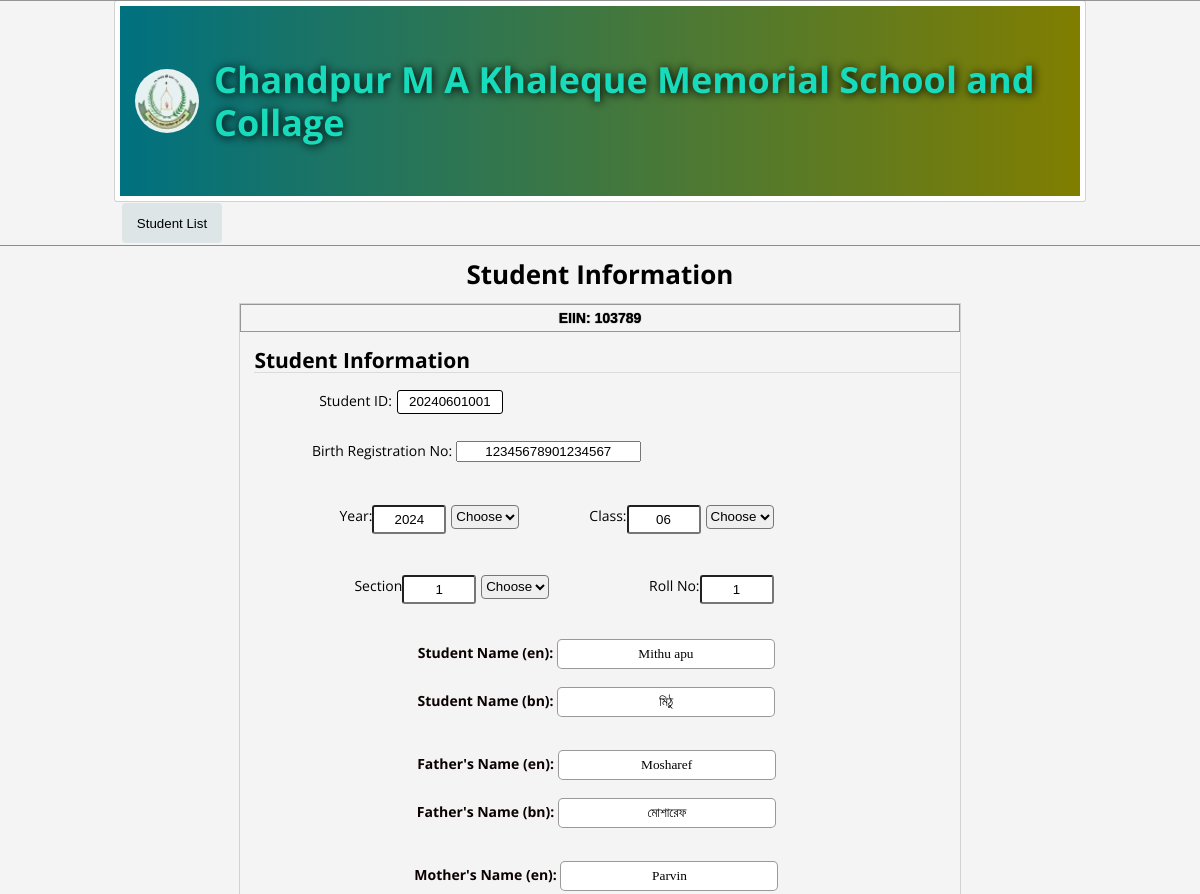
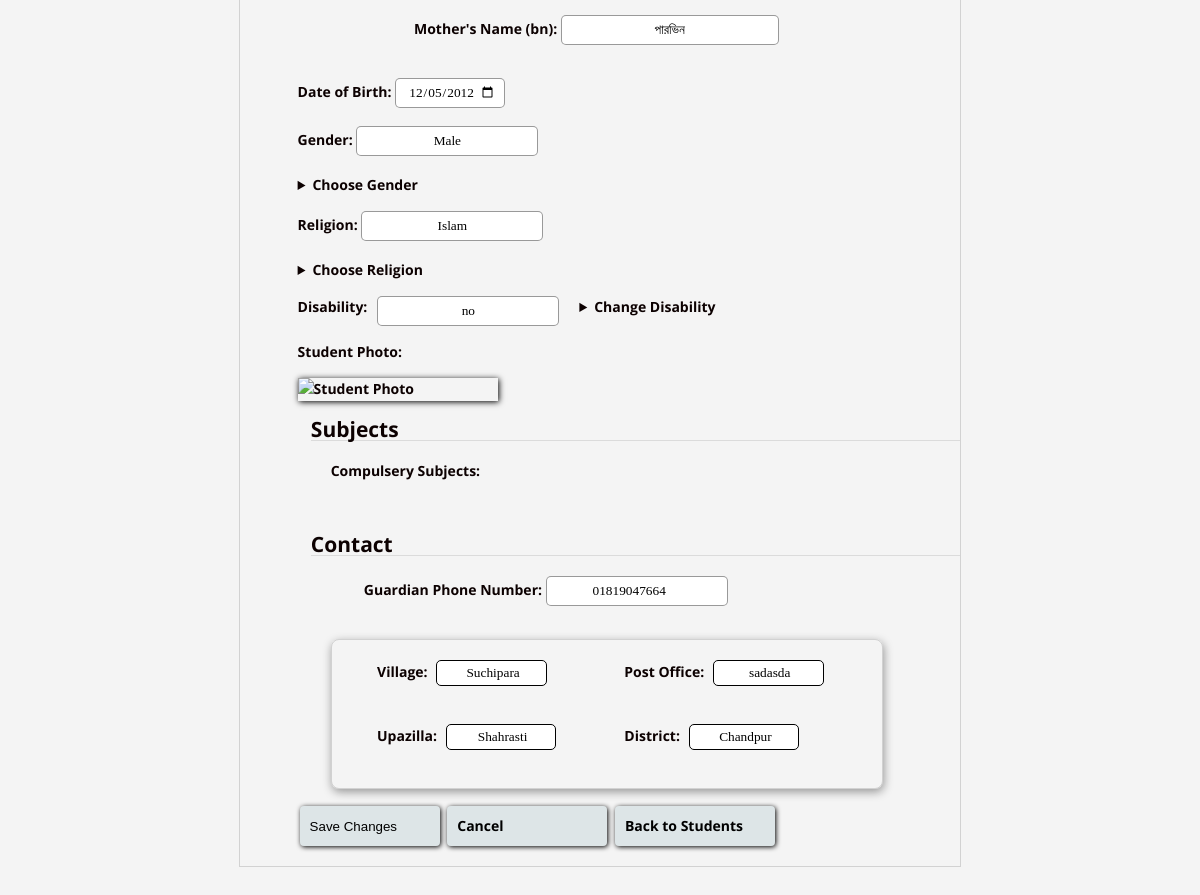
The app's page /edit_student/1 (signed in) with its own data (2 pictures, top to bottom).
### tables this page shows
CREATE TABLE students (
                id INTEGER PRIMARY KEY AUTOINCREMENT,
                reg TEXT,
                year TEXT,
                calss TEXT,
                section INTEGER,
                roll INTEGER,
                s_name_en TEXT,
                s_name_bn TEXT,
                f_name_en TEXT,
                f_name_bn TEXT,
                m_name_en TEXT,
                m_name_bn TEXT,
                dob TEXT,
                gender TEXT,
                Religion TEXT,
                disability TEXT,
                photo BLOB,  -- Updated data type for photo storage
                number TEXT,
                vi TEXT,
                post TEXT,
                upazilla TEXT,
                district TEXT,
                students_id TEXT
            );

### website/app.py (the view)
@app.route('/edit_student/<int:student_id>', methods=['GET', 'POST'])
@login_required
def edit_student(student_id):
    with sqlite3.connect('students.db') as conn:
        cursor = conn.cursor()
        if request.method == 'POST':
            if 'photo' in request.files:
                photo_file = request.files['photo']
                if photo_file.filename != '':
                    photo_data = photo_file.read()
                else:
                    photo_data = cursor.execute('SELECT photo FROM students WHERE id = ?', (student_id,)).fetchone()[0]
            else:
                photo_data = cursor.execute('SELECT photo FROM students WHERE id = ?', (student_id,)).fetchone()[0]
            cursor.execute('''
                UPDATE students
                SET reg=?, year=?, calss=?, section=?, roll=?, s_name_en=?, s_name_bn=?, f_name_en=?, f_name_bn=?, m_name_en=?, m_name_bn=?, dob=?, gender=?, Religion=?, disability=?, photo=?, number=?, vi=?, post=?, upazilla=?, district=?, students_id=?
                WHERE id=?
            ''', (
                request.form['reg'],
                request.form['year'],
                request.form['calss'],
                request.form['section'],
                request.form['roll'],
                request.form['s_name_en'],
                request.form['s_name_bn'],
                request.form['f_name_en'],
                request.form['f_name_bn'],
                request.form['m_name_en'],
                request.form['m_name_bn'],
                request.form['dob'],
                request.form['gender'],
                request.form['Religion'],
                request.form.get('disability', ''),  # Use get() to handle cases where 'disability' is not present in the form
                photo_data,
                request.form['number'],
                request.form['vi'],
                request.form['post'],
                request.form['upazilla'],
                request.form['district'],
                request.form['students_id'],
                student_id
            ))
            conn.commit()
            return redirect(url_for('display_students'))
        else:
            cursor.execute('SELECT * FROM students WHERE id = ?', (student_id,))
            student = cursor.fetchone()
    return render_template('edit_student.html', student=student)

### website/app.py (called while the page is built)
def login_required(f):
    @wraps(f)
    def decorated_function(*args, **kwargs):
        if 'user_id' not in session:
            print("User not logged in. Redirecting to login page.")
            print("Next URL:", request.url)
            return redirect(url_for('login', next=request.url))
        return f(*args, **kwargs)
    return decorated_function

### website/templates/edit_student.html (shortened to what this page needs)
<!DOCTYPE html>
<html lang="en">
<head>
</head>
<body onscroll="scrolled()">
    <header>
        <div class="header">
            <img type="" src="{{ url_for('static', filename='Name___Logo-removebg-preview.png') }}"  alt="" class="imagess">
            <h1>Chandpur M A Khaleque Memorial School and Collage</h1>
        </div>
        <nav>
            <a href="{{ url_for('display_students') }}"><button id="addStudent" class="button">Student List</button></a>
        </nav>
    </header>
    <h1>Student Information</h1>
    <section class="everything">
        <form class="inputs" action="{{ url_for('edit_student', student_id=student[0]) }}" method="post" enctype="multipart/form-data">
            <div class="EIIN">
                <b><p>EIIN: 103789</p></b>
            </div>
            <div class="id">
                <h2 class="si">Student Information</h2>
                <div class="iodhas">
                    <label for="ID" class="s-id">Student ID:</label>
                    <input name="students_id" id="student_id" type="text" value="{{ student[22] }}" readonly>
                </div>
            </div>
            <div class="sb">
                <label for="reg">Birth Registration No:</label>
                <input type="text" name="reg" id="birth-reg"  value="{{ student[1] }}" readonly>
            </div>
            <div class="ycsr">
                <div>
                    <label for="year">Year: </label>
                    <input type="text" name="year" id="year" value="{{ student[2] }}"  readonly>
                    <select id="yearV">
                        <option value="">Choose</option>
                    </select>
                </div>
                <div>
                    <label for="calss">Class:</label>
                    <input type="text" name="calss" id="class"  value="{{ student[3] }}"  readonly>
                    <select id="classV">
                        <option value="">Choose</option>
                    </select>
                </div>
                <div>
                    <label for="section">Section</label>
                    <input type="text" name="section" id="section" value="{{ student[4] }}"  readonly>
                    <select id="sectionV">
                        <option value="">Choose</option>
                    </select>
                </div>
                <div>
                    <label for="roll">Roll No:</label>
                    <input name="roll" type="text" id="roll" value="{{ student[5] }}"  >
                </div>
            </div>
            <div class="ndgrp">
                <div class="nameofstudent">
                    <div>
                        <label for="s_name_en" class="s_name_en">Student Name (en):</label>
                        <input type="text" name="s_name_en" id="s_name_en" value="{{ student[6] }}" >
                    </div>
                    <div>
                        <label for="s_name_bn" class="s_name_bn">Student Name (bn):</label>
                        <input type="text" name="s_name_bn" id="s_name_bn" value="{{ student[7] }}"  >
                    </div>
                </div>
                <div class="nameoffather">
                    <div>
                        <label for="f_name_en" class="f_name_en">Father's Name (en):</label>
                        <input type="text" name="f_name_en" id="f_name_en" value="{{ student[8] }}"  >
                    </div>
                    <div>
                        <label for="f_name_bn" class="s_name_bn">Father's Name (bn):</label>
                        <input type="text" name="f_name_bn" id="f_name_bn" value="{{ student[9] }}"  >
                    </div>
                </div>
                <div class="nameofmother">
                    <div>
                        <label for="m_name_en" class="m_name_en">Mother's Name (en):</label>
                        <input type="text" name="m_name_en" id="m_name_en"  value="{{ student[10] }}" >
                    </div>
                    <div>
                        <label for="m_name_bn" class="s_name_bn">Mother's Name (bn):</label>
                        <input type="text" name="m_name_bn" id="m_name_bn"  value="{{ student[11] }}" >
                    </div>
                </div>
                <div class="dgrd">
                    <div>
                        <label for="dob" class="dob">Date of Birth:</label>
                        <input type="date" name="dob" id="dob" min="2005-01-01" max="2012-12-31"  value="{{ student[12] }}">
                    </div>
                    <div>
                        <label for="gender">Gender: </label>
                        <input type="text" name="gender" id="gender" value="{{ student[13] }}" readonly>
                        <details>
                            <summary>Choose Gender</summary>
                        </details>
                    </div>
                    <div>
                        <label for="Religion" >Religion:</label>
                        <input type="text" name="Religion" id="religion" value="{{ student[14] }}" readonly>
                        <details>
                            <summary>Choose Religion</summary>
                        </details>
                    </div>
                    <div class="disability-part">
                        <label for="disability">Disability:</label>
                        <input type="text" id="Disability"  value="{{ student[15] }}" readonly>
                        <details>
                            <summary>Change Disability</summary>
                        </details>
                    </div>
    <span style="margin-bottom: 15px;">Student Photo:</span>
    {% if student[16] %}
        <img src="{{ url_for('display_photo', student_id=student[0]) }}" alt="Student Photo" style="max-width: 200px; max-height: 300px; box-shadow: 1px 1px 6px black;" >
    {% else %}
        <p>No Photo Available</p>
    {% endif %}
    <div class="reg-sub">
        <h2 class="si">Subjects</h2>
        <div class="qp">
            <h4>Compulsery Subjects:</h4>
        </div>
    </div>
    <section class="contact">
        <h2 class="si">Contact</h2>
        <div class="phonenumber">
            <label for="number">Guardian Phone Number:</label>
            <input type="number" name="number" id="phonenumber" value="{{ student[17] }}" readonly>
        </div>
        <div class="location">
            <div>
                <label for="vi">Village:</label>
                <input name="vi" type="text" id="village"  value="{{ student[18] }}" readonly>
            </div>
            <div>
                <label for="post">Post Office:</label>
                <input name="post" type="text" id="postoffice"  value="{{ student[19] }}" readonly>
            </div>
            <div>
                <label for="upazilla">Upazilla:</label>
                <input name="upazilla" type="text" id="upazilla"  value="{{ student[20] }}" readonly>
            </div>
            <div>
                <label for="district">District:</label>
                <input name="district" type="text" id="district"  value="{{ student[21] }}" readonly>
            </div>
        </div>
            <button class="buttons" id="buttonss" type="submit">Save Changes</button>
            <a class="buttons" href="{{ url_for('display_student', student_id=student[0]) }}">Cancel</a>
            <a class="buttons" href="{{ url_for('display_students') }}">Back to Students</a>
    </form>
    </section>
</body>
</html>

### website/templates/edit_student.html (style rules this page uses)
body { background: #000000; font: 13px/1.7em 'Open sans'; background-color: #f4f4f4; margin: 0; display: flex; align-items: center; flex-direction: column; height: 100vh; }
#dob { margin-bottom: -5px; }
.imagess { background-color: rgba(255, 255, 255, 0.9); border-radius: 50%; padding: 2px; height: 60px; width: 60px; margin: 15px; }
nav { display: flex; align-items: start; width: 80%; }
header { border-top: 1px solid rgba(128, 128, 128, 0.811); border-bottom: 1px solid rgba(128, 128, 128, 0.881); width: 100%; display: flex; align-items: center; flex-direction: column; }
.header { border: 5px solid white; outline: 1px solid rgba(128, 128, 128, 0.301); margin-top: 0px; width: 80%; color: rgb(23, 219, 186); background: linear-gradient(to right, rgb(0, 113, 128) , rgb(128, 126, 0) ); height: 190px; font-size: 18px; text-shadow: 1px 1px 10px black; display: flex; justify-content: center; align-items: center; line-height: 1.2; border-radius: 2px; }
#student_id { border: 1px ridge black; height: 20px; width: 100px; border-radius: 3px; text-align: center; margin-left: 5px; }
.ndgrp { font-size: 14px; font-weight: 700; color: #0c0101; }
.nameofstudent , .nameoffather, .nameofmother { width: 95%; display: inline-flex; justify-content: space-evenly; flex-wrap: wrap; margin-bottom: 15px; margin-left: 2%; }
form { display: flex; flex-direction: column; border: 1px solid rgba(128, 128, 128, 0.301); margin-bottom: 100px; }
label { margin-bottom: 8px; display: inline-block; }
.disability-part { display: inline-flex; height: 30px; }
.disability-part input { margin-left: 10px; margin-right: 20px; }
select { margin-left: 5px; margin-right: 15px; }
.ycsr { width: 70%; display: inline-flex; justify-content: space-evenly; margin-left: 10%; margin-bottom: 2%; margin-top: 2%; }
.ycsr input { width: 60px; height: 15px; padding: 5px; border-radius: 3px; }
.ndgrp input { padding: 8px; margin-bottom: 18px; height: 12px; border-radius: 5px; border: 1px solid rgba(128, 128, 128, 0.801); font-family: 'Times New Roman', Times, serif; width: 200px; }
input { text-align: center; width: fit-content; }
.iodhas { margin-left: 11%; display: inline-flex; flex-direction: row; margin-bottom: 20px; }
.sb { margin-left: 10%; }
.button { background-color: #91b1b93b; color: #000000; padding: 10px; border: none; border-radius: 4px; cursor: pointer; margin: 2px; height: 40px; width: 100px; min-width: 100px; transition: .80s; }
.dgrd { margin-left: 8%; display: inline-flex; flex-direction: column; }
.dgrd label { display: inline-block; }
.dgrd input { width: fit-content; }
.dgrd div { margin-bottom: 15px; }
.everything { display: flex; flex-direction: column; align-items: center; }
select { height: 24px; border-radius: 4px; }
.EIIN { border: 1px solid rgba(128, 128, 128, 0.811); }
.EIIN p { margin: 2px; text-align: center; color: black; text-shadow: .1px .1px 1px black; font-family: 'Gill Sans', 'Gill Sans MT', Calibri, 'Trebuchet MS', sans-serif; }
.si { border-bottom: 1px solid rgba(0, 0, 0, 0.1); margin-left: 2%; }
.inputs { font-size: 14px; width: 60%; min-width: 60%; max-width: 60%; }
.qp { margin-left: 5%; }
.contact .phonenumber, .location { margin-left: 10%; }
.phonenumber { margin: 20px; }
.location { border: 1px solid rgba(128, 128, 128, 0.301); width: 80%; display: inline-flex; flex-wrap: wrap; justify-content: space-evenly; padding: 10px; border-radius: 8px; box-shadow: 1px 3px 10px rgba(0, 0, 0, 0.384); margin-bottom: 20px; margin-left: 5%; }
.location div { width: 40%; margin-top: 10px; margin-bottom: 10px; }
.location input { margin-left: 5px; height: 20px; border-radius: 5px; border: none; border: 1px solid black; padding: 2px; padding-left: 5px; width: 48%; }
.buttons { width: fit-content; padding: 10px; margin-left: 17%; }
.buttons { background-color: #91b1b93b; color: #000000; padding: 10px; border: none; border-radius: 4px; cursor: pointer; margin: 2px; height: 20px; width: 140px; min-width: 100px; transition: .60s; box-shadow: 1px 1px 5px black; display: inline-flex; flex-direction: row; text-align: center; text-decoration: none; align-items: center; margin-bottom: 20px; }
#buttonss { height: 40px; }
.ycsr div { display: inline-flex; margin: 20px; }
.ycsr { flex-wrap: wrap; justify-content: space-around; }

### records on screen
students: students_id "20240601001", reg "12345678901234567", year "2024", calss "06", section "1", roll "1", s_name_en "Mithu apu", s_name_bn "মিঠু", f_name_en "Mosharef", f_name_bn "মোশারেফ", m_name_en "Parvin", m_name_bn "পারভিন", dob "12/05/2012", gender "Male", Religion "Islam", disability "no", number "01819047664", vi "Suchipara", post "sadasda", upazilla "Shahrasti", district "Chandpur"
